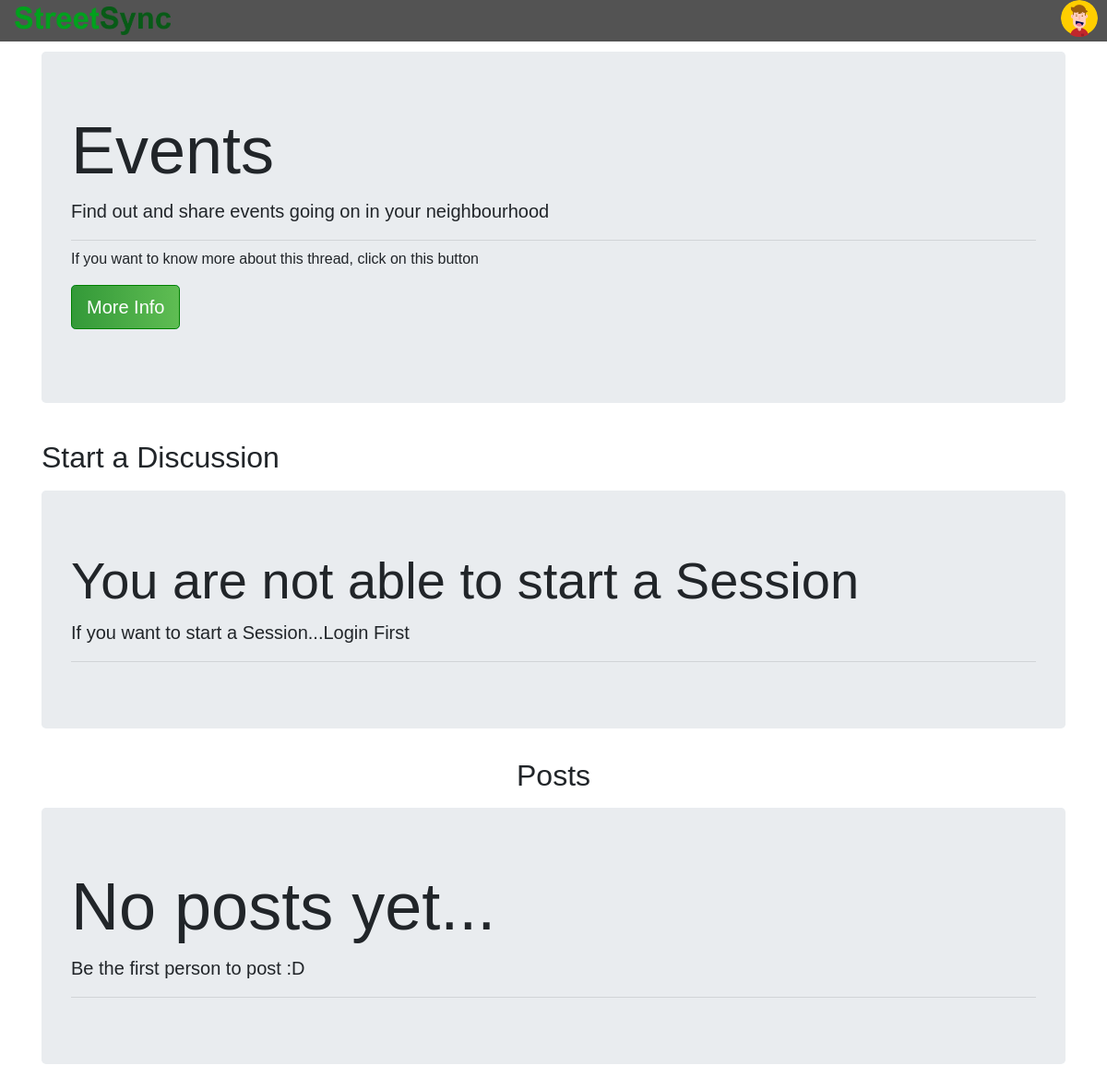
The app's page /threadlist.php?catid=2 with its own data.
### tables this page shows
CREATE TABLE `categories` (
  `category_id` int(11) NOT NULL,
  `category_name` text NOT NULL,
  `category_description` text NOT NULL,
  `date` datetime NOT NULL DEFAULT current_timestamp()
);

### threadlist.php (the view, shortened to what this page needs)
<?php
include("connect.php");
$id = $_GET['catid'];
$sql = "SELECT * FROM `categories` WHERE category_id = '$id'";
$result = mysqli_query($conn, $sql);
while ($row = mysqli_fetch_assoc($result)) {
    $catname = $row['category_name'];
    $catdesc = $row['category_description'];
}
$profilePicSrc = 'assets/profile/defaultPic.png';
?>
<!doctype html>
<html lang="en">
<head>
    <link rel="stylesheet" href="https://stackpath.bootstrapcdn.com/bootstrap/4.3.1/css/bootstrap.min.css">
    <link rel="stylesheet" href="style/threads.css">
    <link rel="stylesheet" href="https://cdn.jsdelivr.net/npm/bootstrap-icons@1.9.1/font/bootstrap-icons.css">
</head>
<body>
<div class="navbar">
    <ul>
        <li style="float:left">
            <a href="HomePage.php">
                <img src="assets/images/StreetSyncName.png" alt="StreetSyncName">
            </a>
        </li>
        <div class="hero">
            <nav>
                <img src="<?php echo $profilePicSrc; ?>" class="user-pic" onclick="toggleMenu()">
            </nav>
        </div>
    </ul>
</div>
    <div class="container my-3">
        <div class="jumbotron">
            <h1 class="display-3"><?php echo $catname; ?></h1>
            <p class="lead"><?php echo $catdesc; ?></p>
            <hr class="my-2">
            <p>If you want to know more about this thread, click on this button</p>
            <p class="lead">
                <a class="btn btn-primary btn-lg" href="index.php" role="button">More Info</a>
            </p>
        </div>
    </div>
    <div class="container my-3">
        <h2 class="my-3">Start a Discussion</h2>
        <?php
        if (isset($_SESSION['loggedin']) && $_SESSION['loggedin'] == true) {
            echo '<form action="'.$_SERVER["REQUEST_URI"].'" method="post">
            <div class="form-group">
                <label for="">Title</label>
                <input type="text" class="form-control" name="title" id="" aria-describedby="helpId" placeholder="">
                </div>
                <input type="hidden" name="user_id" value="'.$_SESSION["user_id"].'">
                <div class="form-group">
                <label for="">Subject</label>
                <textarea name="desc" rows="3" class="form-control"></textarea>
            </div>
            <button type="submit" class="btn btn-primary">Post</button>
        </form>';
        } else {
            echo '<div class="jumbotron">
            <h1 class="display-4">You are not able to start a Session</h1>
            <p class="lead">If you want to start a Session...Login First</p>
            <hr class="my-2">
        </div>';
        }
        ?>
    </div>
    <div class="container my-4" id="footer">
    <h2 class="text-center">Posts</h2>
    <div class="container-my-3">
        <?php
        $noresult = true;
        if ($noresult) {
            echo '<div class="jumbotron my-3">
                <h1 class="display-3">No posts yet...</h1>
                <p class="lead">Be the first person to post :D</p>
                <hr class="my-2">
            </div>';
        }
        ?>
    </div>
</div>
</body>
</html>

### style/threads.css (style rules this page uses)
body, html { height: 100%; margin: 0; padding: 0; box-sizing: border-box; min-height: 100vh; font-family: "Poppins", sans-serif; }
.navbar ul { list-style-type: none; text-align: center; margin: 0; padding: 0; background-color: rgba(10, 10, 10, 0.7); position: fixed; top: 0; left: 0; right: 0; z-index: 1000; }
.navbar li { display: inline-block; }
.navbar li img { height: 45px; padding: 7px 16px; }
.hero { position: absolute; right: 0; top: 0; margin-right: 10px; }
.user-pic { width: 40px; height: 40px; border-radius: 50%; cursor: pointer; margin-left: 30px; }
.btn-primary { background-image: linear-gradient(to right, #339938, #5fbd53); border-color: green; }
.container.my-3 { margin-top: 40px !important; }

### threadlist.php (style rules this page uses)
#footer { min-height: 500px; }

### records on screen
categories: category_name "Events", category_description "Find out and share events going on in your neighbourhood"
